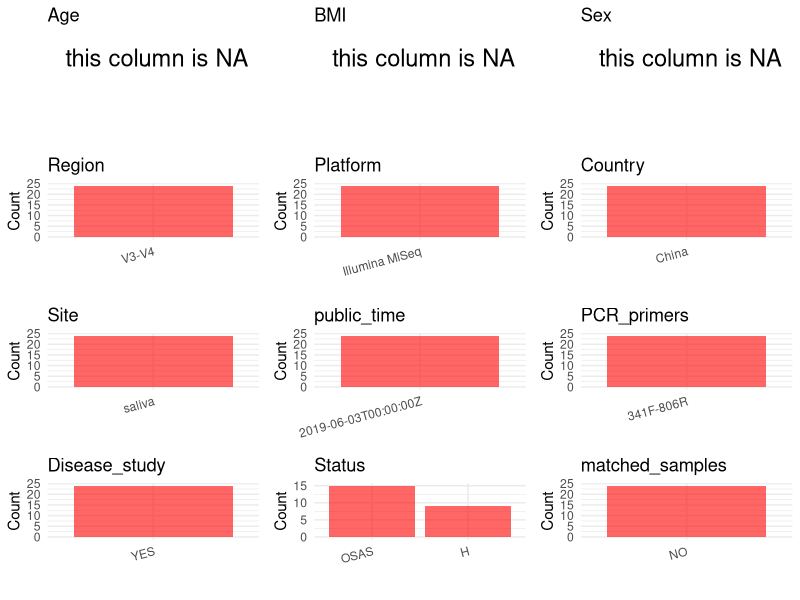

Reproduce this figure in R. (Note: this script raises an error after producing the figure.)
## ---- chunk 1
# Load necessary libraries
library(dplyr)
library(ggplot2)
library(cowplot)
library(stringr)

# Set working directory (update this path to your local directory)
setwd("/home/hby/oral_project/PRJNA544600")

# Read the initial metadata files
initial_meta <- read.csv("SraRunTable.csv", header = T)

# Combine the two metadata files
# meta <- rbind(initial_meta, initial_meta1)

# Remove entries non-oral samples
# initial_meta <- subset(initial_meta,isolate %in% c("saliva","tongue coat"))

# Check the number of samples containing "HT" in Sample.Name (e.g., healthy controls)
# nrow(subset(meta, grepl("HT", Sample.Name)))

# Display the first few rows of the metadata
head(initial_meta)
## ---- chunk 2
# Create a uniform metadata dataframe
metadata <- data.frame(
  BioProject = initial_meta$BioProject,
  Run = initial_meta$Run,
  sample_name = initial_meta$Library_Name,
  Platform = initial_meta$Instrument,
  Status = initial_meta$state,
  Site = initial_meta$isolation_source,
  public_time = initial_meta$ReleaseDate,
  Country = initial_meta$geo_loc_name_country,
  Sex = NA,
  Age = NA,
  BMI = NA
)
## ---- chunk 3
# Add information obtained from the publication
metadata$Region <- "V3-V4"
metadata$PCR_primers <- "341F-806R"
metadata$title <- "Analysis of the Salivary Microbiome in Obstructive Sleep Apnea Syndrome Patients"
metadata$Disease_study <- "YES"
metadata$matched_samples <- "NO"
## ---- chunk 4
# Check the number of unique runs and sample names
print(paste("Number of unique runs:", length(unique(metadata$Run))))
print(paste("Number of unique sample names:", length(unique(metadata$sample_name))))
## ---- chunk 5
# Select columns for visualization
plot_data <- metadata %>%
  select(-BioProject, -Run, -sample_name, -title)

# Function to create simple plots for each column
create_simple_plots <- function(data) {
  plots <- list()

  for (col in colnames(data)) {
    # Check if the column is all NA
    if (all(is.na(data[[col]]))) {
      # Create an empty plot with text indicating all NA
      p <- ggplot() +
        annotate("text", x = 0.5, y = 0.5, label = "this column is NA", size = 6) +
        labs(title = col) +
        theme_void()
    } else if (is.numeric(data[[col]])) {
      # Numeric variable: histogram
      p <- ggplot(data, aes(x = .data[[col]])) +
        geom_histogram(fill = "blue", alpha = 0.6, bins = 20, na.rm = TRUE) +
        labs(title = col) +
        theme_minimal()
    } else {
      # Categorical variable: bar plot (remove NA values)
      count_data <- as.data.frame(table(data[[col]], useNA = "ifany"))
      p <- ggplot(count_data, aes(x = reorder(Var1, -Freq), y = Freq)) +
        geom_col(fill = "red", alpha = 0.6) +
        labs(title = col, x = NULL, y = "Count") +
        theme_minimal() +
        theme(axis.text.x = element_text(angle = 15, hjust = 1))
    }
    plots[[col]] <- p
  }

  return(plots)
}

# Generate and arrange plots
plots <- create_simple_plots(plot_data)
p <- plot_grid(plots$Age,
  plots$BMI,
  plots$Sex,
  plots$Region,
  plots$Platform,
  plots$Country,
  plots$Site,
  plots$public_time,
  plots$PCR_primers,
  plots$Disease_study,
  plots$Status,
  plots$matched_samples, # add
  ncol = 3, align = "hv", axis = "lb"
)
ggsave("Metadata_Summary.png", plot = p, width = 8, height = 6, dpi = 150)
## ---- chunk 6
knitr::include_graphics("Metadata_Summary.png")
## ---- chunk 7
# Reorder columns to match the desired format
metadata <- metadata[, c(
  "BioProject", "Run", "sample_name", "Age", "BMI", "Sex",
  "Region", "Platform", "Country", "Site", "public_time",
  "PCR_primers", "title", "Disease_study", "Status", "matched_samples"
)]

# Export the uniform metadata to a CSV file
write.csv(metadata, file = "metadata.csv", quote = FALSE)
head(metadata)
